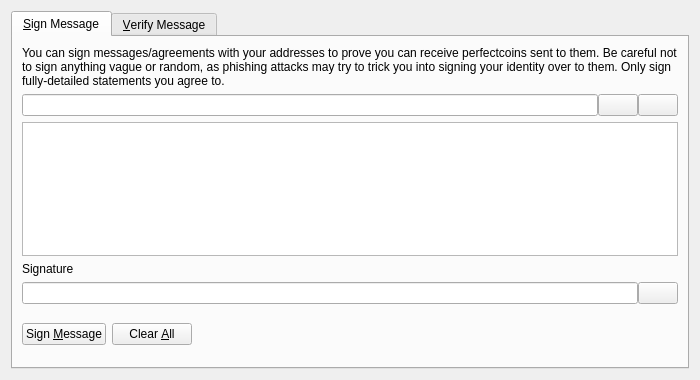
<?xml version="1.0" encoding="UTF-8"?>
<ui version="4.0">
 <class>SignVerifyMessageDialog</class>
 <widget class="QDialog" name="SignVerifyMessageDialog">
  <property name="geometry">
   <rect>
    <x>0</x>
    <y>0</y>
    <width>700</width>
    <height>380</height>
   </rect>
  </property>
  <property name="windowTitle">
   <string>Signatures - Sign / Verify a Message</string>
  </property>
  <property name="modal">
   <bool>true</bool>
  </property>
  <layout class="QVBoxLayout" name="verticalLayout">
   <item>
    <widget class="QTabWidget" name="tabWidget">
     <property name="currentIndex">
      <number>0</number>
     </property>
     <widget class="QWidget" name="tabSignMessage">
      <attribute name="title">
       <string>&amp;Sign Message</string>
      </attribute>
      <layout class="QVBoxLayout" name="verticalLayout_SM">
       <item>
        <widget class="QLabel" name="infoLabel_SM">
         <property name="text">
          <string>You can sign messages/agreements with your addresses to prove you can receive perfectcoins sent to them. Be careful not to sign anything vague or random, as phishing attacks may try to trick you into signing your identity over to them. Only sign fully-detailed statements you agree to.</string>
         </property>
         <property name="textFormat">
          <enum>Qt::PlainText</enum>
         </property>
         <property name="wordWrap">
          <bool>true</bool>
         </property>
        </widget>
       </item>
       <item>
        <layout class="QHBoxLayout" name="horizontalLayout_1_SM">
         <property name="spacing">
          <number>0</number>
         </property>
         <item>
          <widget class="QValidatedLineEdit" name="addressIn_SM">
           <property name="toolTip">
            <string>The PerfectCoin address to sign the message with</string>
           </property>
          </widget>
         </item>
         <item>
          <widget class="QPushButton" name="addressBookButton_SM">
           <property name="toolTip">
            <string>Choose previously used address</string>
           </property>
           <property name="text">
            <string/>
           </property>
           <property name="icon">
            <iconset resource="../perfectcoin.qrc">
             <normaloff>:/icons/address-book</normaloff>:/icons/address-book</iconset>
           </property>
           <property name="shortcut">
            <string>Alt+A</string>
           </property>
           <property name="autoDefault">
            <bool>false</bool>
           </property>
          </widget>
         </item>
         <item>
          <widget class="QPushButton" name="pasteButton_SM">
           <property name="toolTip">
            <string>Paste address from clipboard</string>
           </property>
           <property name="text">
            <string/>
           </property>
           <property name="icon">
            <iconset resource="../perfectcoin.qrc">
             <normaloff>:/icons/editpaste</normaloff>:/icons/editpaste</iconset>
           </property>
           <property name="shortcut">
            <string>Alt+P</string>
           </property>
           <property name="autoDefault">
            <bool>false</bool>
           </property>
          </widget>
         </item>
        </layout>
       </item>
       <item>
        <widget class="QPlainTextEdit" name="messageIn_SM">
         <property name="toolTip">
          <string>Enter the message you want to sign here</string>
         </property>
        </widget>
       </item>
       <item>
        <widget class="QLabel" name="signatureLabel_SM">
         <property name="text">
          <string>Signature</string>
         </property>
         <property name="textFormat">
          <enum>Qt::PlainText</enum>
         </property>
        </widget>
       </item>
       <item>
        <layout class="QHBoxLayout" name="horizontalLayout_2_SM">
         <property name="spacing">
          <number>0</number>
         </property>
         <item>
          <widget class="QLineEdit" name="signatureOut_SM">
           <property name="font">
            <font>
             <italic>true</italic>
            </font>
           </property>
           <property name="readOnly">
            <bool>true</bool>
           </property>
          </widget>
         </item>
         <item>
          <widget class="QPushButton" name="copySignatureButton_SM">
           <property name="toolTip">
            <string>Copy the current signature to the system clipboard</string>
           </property>
           <property name="text">
            <string/>
           </property>
           <property name="icon">
            <iconset resource="../perfectcoin.qrc">
             <normaloff>:/icons/editcopy</normaloff>:/icons/editcopy</iconset>
           </property>
           <property name="autoDefault">
            <bool>false</bool>
           </property>
          </widget>
         </item>
        </layout>
       </item>
       <item>
        <layout class="QHBoxLayout" name="horizontalLayout_3_SM">
         <item>
          <widget class="QPushButton" name="signMessageButton_SM">
           <property name="toolTip">
            <string>Sign the message to prove you own this PerfectCoin address</string>
           </property>
           <property name="text">
            <string>Sign &amp;Message</string>
           </property>
           <property name="icon">
            <iconset resource="../perfectcoin.qrc">
             <normaloff>:/icons/edit</normaloff>:/icons/edit</iconset>
           </property>
           <property name="autoDefault">
            <bool>false</bool>
           </property>
          </widget>
         </item>
         <item>
          <widget class="QPushButton" name="clearButton_SM">
           <property name="toolTip">
            <string>Reset all sign message fields</string>
           </property>
           <property name="text">
            <string>Clear &amp;All</string>
           </property>
           <property name="icon">
            <iconset resource="../perfectcoin.qrc">
             <normaloff>:/icons/remove</normaloff>:/icons/remove</iconset>
           </property>
           <property name="autoDefault">
            <bool>false</bool>
           </property>
          </widget>
         </item>
         <item>
          <spacer name="horizontalSpacer_1_SM">
           <property name="orientation">
            <enum>Qt::Horizontal</enum>
           </property>
           <property name="sizeHint" stdset="0">
            <size>
             <width>40</width>
             <height>48</height>
            </size>
           </property>
          </spacer>
         </item>
         <item>
          <widget class="QLabel" name="statusLabel_SM">
           <property name="font">
            <font>
             <weight>75</weight>
             <bold>true</bold>
            </font>
           </property>
           <property name="text">
            <string/>
           </property>
           <property name="wordWrap">
            <bool>true</bool>
           </property>
          </widget>
         </item>
         <item>
          <spacer name="horizontalSpacer_2_SM">
           <property name="orientation">
            <enum>Qt::Horizontal</enum>
           </property>
           <property name="sizeHint" stdset="0">
            <size>
             <width>40</width>
             <height>48</height>
            </size>
           </property>
          </spacer>
         </item>
        </layout>
       </item>
      </layout>
     </widget>
     <widget class="QWidget" name="tabVerifyMessage">
      <attribute name="title">
       <string>&amp;Verify Message</string>
      </attribute>
      <layout class="QVBoxLayout" name="verticalLayout_VM">
       <item>
        <widget class="QLabel" name="infoLabel_VM">
         <property name="text">
          <string>Enter the receiver's address, message (ensure you copy line breaks, spaces, tabs, etc. exactly) and signature below to verify the message. Be careful not to read more into the signature than what is in the signed message itself, to avoid being tricked by a man-in-the-middle attack. Note that this only proves the signing party receives with the address, it cannot prove sendership of any transaction!</string>
         </property>
         <property name="textFormat">
          <enum>Qt::PlainText</enum>
         </property>
         <property name="alignment">
          <set>Qt::AlignLeading|Qt::AlignLeft|Qt::AlignTop</set>
         </property>
         <property name="wordWrap">
          <bool>true</bool>
         </property>
        </widget>
       </item>
       <item>
        <layout class="QHBoxLayout" name="horizontalLayout_1_VM">
         <property name="spacing">
          <number>0</number>
         </property>
         <item>
          <widget class="QValidatedLineEdit" name="addressIn_VM">
           <property name="toolTip">
            <string>The PerfectCoin address the message was signed with</string>
           </property>
          </widget>
         </item>
         <item>
          <widget class="QPushButton" name="addressBookButton_VM">
           <property name="toolTip">
            <string>Choose previously used address</string>
           </property>
           <property name="text">
            <string/>
           </property>
           <property name="icon">
            <iconset resource="../perfectcoin.qrc">
             <normaloff>:/icons/address-book</normaloff>:/icons/address-book</iconset>
           </property>
           <property name="shortcut">
            <string>Alt+A</string>
           </property>
           <property name="autoDefault">
            <bool>false</bool>
           </property>
          </widget>
         </item>
        </layout>
       </item>
       <item>
        <widget class="QPlainTextEdit" name="messageIn_VM"/>
       </item>
       <item>
        <widget class="QValidatedLineEdit" name="signatureIn_VM"/>
       </item>
       <item>
        <layout class="QHBoxLayout" name="horizontalLayout_2_VM">
         <item>
          <widget class="QPushButton" name="verifyMessageButton_VM">
           <property name="toolTip">
            <string>Verify the message to ensure it was signed with the specified PerfectCoin address</string>
           </property>
           <property name="text">
            <string>Verify &amp;Message</string>
           </property>
           <property name="icon">
            <iconset resource="../perfectcoin.qrc">
             <normaloff>:/icons/transaction_0</normaloff>:/icons/transaction_0</iconset>
           </property>
           <property name="autoDefault">
            <bool>false</bool>
           </property>
          </widget>
         </item>
         <item>
          <widget class="QPushButton" name="clearButton_VM">
           <property name="toolTip">
            <string>Reset all verify message fields</string>
           </property>
           <property name="text">
            <string>Clear &amp;All</string>
           </property>
           <property name="icon">
            <iconset resource="../perfectcoin.qrc">
             <normaloff>:/icons/remove</normaloff>:/icons/remove</iconset>
           </property>
           <property name="autoDefault">
            <bool>false</bool>
           </property>
          </widget>
         </item>
         <item>
          <spacer name="horizontalSpacer_1_VM">
           <property name="orientation">
            <enum>Qt::Horizontal</enum>
           </property>
           <property name="sizeHint" stdset="0">
            <size>
             <width>40</width>
             <height>48</height>
            </size>
           </property>
          </spacer>
         </item>
         <item>
          <widget class="QLabel" name="statusLabel_VM">
           <property name="font">
            <font>
             <weight>75</weight>
             <bold>true</bold>
            </font>
           </property>
           <property name="text">
            <string/>
           </property>
           <property name="wordWrap">
            <bool>true</bool>
           </property>
          </widget>
         </item>
         <item>
          <spacer name="horizontalSpacer_2_VM">
           <property name="orientation">
            <enum>Qt::Horizontal</enum>
           </property>
           <property name="sizeHint" stdset="0">
            <size>
             <width>40</width>
             <height>48</height>
            </size>
           </property>
          </spacer>
         </item>
        </layout>
       </item>
      </layout>
     </widget>
    </widget>
   </item>
  </layout>
 </widget>
 <customwidgets>
  <customwidget>
   <class>QValidatedLineEdit</class>
   <extends>QLineEdit</extends>
   <header>qvalidatedlineedit.h</header>
  </customwidget>
 </customwidgets>
 <resources>
  <include location="../perfectcoin.qrc"/>
 </resources>
 <connections/>
</ui>
